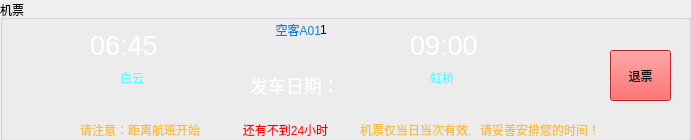
<?xml version="1.0" encoding="UTF-8"?>
<ui version="4.0">
 <class>ticket</class>
 <widget class="QWidget" name="ticket">
  <property name="geometry">
   <rect>
    <x>0</x>
    <y>0</y>
    <width>691</width>
    <height>140</height>
   </rect>
  </property>
  <property name="windowTitle">
   <string>Form</string>
  </property>
  <property name="styleSheet">
   <string notr="true">QLabel#lbl_start,#lbl_end{color:rgb(85,255,255)}
QLabel#lbl_before,#lbl_flghtid{color:#0985d9}
QLabel#lbl_1,#lbl_2,#lbl_info{color:#f6bd40}
QPushButton#btn_cancel{background:#ff3333}
QLabel#lbl_date{color:white;font:18px}
QLabel#lbl_during{color: transparent}
</string>
  </property>
  <widget class="QGroupBox" name="groupBox">
   <property name="geometry">
    <rect>
     <x>0</x>
     <y>0</y>
     <width>691</width>
     <height>141</height>
    </rect>
   </property>
   <property name="title">
    <string>机票</string>
   </property>
   <widget class="QWidget" name="widget" native="true">
    <property name="geometry">
     <rect>
      <x>10</x>
      <y>20</y>
      <width>681</width>
      <height>121</height>
     </rect>
    </property>
    <widget class="QLabel" name="lbl_flightid">
     <property name="geometry">
      <rect>
       <x>310</x>
       <y>0</y>
       <width>51</width>
       <height>19</height>
      </rect>
     </property>
     <property name="text">
      <string>1</string>
     </property>
    </widget>
    <widget class="QLabel" name="lbl_time_start">
     <property name="geometry">
      <rect>
       <x>80</x>
       <y>0</y>
       <width>91</width>
       <height>51</height>
      </rect>
     </property>
     <property name="font">
      <font>
       <pointsize>20</pointsize>
      </font>
     </property>
     <property name="text">
      <string>&lt;html&gt;&lt;head/&gt;&lt;body&gt;&lt;p&gt;&lt;span style=&quot; color:#ffffff;&quot;&gt;06:45&lt;/span&gt;&lt;/p&gt;&lt;/body&gt;&lt;/html&gt;</string>
     </property>
    </widget>
    <widget class="QLabel" name="lbl_time_end">
     <property name="geometry">
      <rect>
       <x>400</x>
       <y>0</y>
       <width>91</width>
       <height>51</height>
      </rect>
     </property>
     <property name="font">
      <font>
       <pointsize>20</pointsize>
      </font>
     </property>
     <property name="text">
      <string>&lt;html&gt;&lt;head/&gt;&lt;body&gt;&lt;p&gt;&lt;span style=&quot; color:#ffffff;&quot;&gt;09:00&lt;/span&gt;&lt;/p&gt;&lt;/body&gt;&lt;/html&gt;</string>
     </property>
    </widget>
    <widget class="QLabel" name="lbl_start">
     <property name="geometry">
      <rect>
       <x>110</x>
       <y>50</y>
       <width>54</width>
       <height>16</height>
      </rect>
     </property>
     <property name="text">
      <string>白云</string>
     </property>
    </widget>
    <widget class="QLabel" name="lbl_end">
     <property name="geometry">
      <rect>
       <x>420</x>
       <y>50</y>
       <width>54</width>
       <height>16</height>
      </rect>
     </property>
     <property name="text">
      <string>虹桥</string>
     </property>
    </widget>
    <widget class="QLabel" name="lbl_during">
     <property name="geometry">
      <rect>
       <x>260</x>
       <y>30</y>
       <width>71</width>
       <height>20</height>
      </rect>
     </property>
     <property name="text">
      <string>2小时15分</string>
     </property>
    </widget>
    <widget class="QLabel" name="lbl_arrow">
     <property name="geometry">
      <rect>
       <x>250</x>
       <y>20</y>
       <width>81</width>
       <height>31</height>
      </rect>
     </property>
     <property name="text">
      <string/>
     </property>
     <property name="pixmap">
      <pixmap resource="../res.qrc">:/res/arrow_right.svg</pixmap>
     </property>
     <property name="scaledContents">
      <bool>true</bool>
     </property>
    </widget>
    <widget class="QPushButton" name="btn_cancel">
     <property name="geometry">
      <rect>
       <x>600</x>
       <y>30</y>
       <width>61</width>
       <height>51</height>
      </rect>
     </property>
     <property name="text">
      <string>退票</string>
     </property>
    </widget>
    <widget class="QLabel" name="lbl_before">
     <property name="geometry">
      <rect>
       <x>250</x>
       <y>0</y>
       <width>61</width>
       <height>19</height>
      </rect>
     </property>
     <property name="text">
      <string>空客A01</string>
     </property>
     <property name="alignment">
      <set>Qt::AlignmentFlag::AlignRight|Qt::AlignmentFlag::AlignTrailing|Qt::AlignmentFlag::AlignVCenter</set>
     </property>
    </widget>
    <widget class="QLabel" name="lbl_date">
     <property name="geometry">
      <rect>
       <x>240</x>
       <y>50</y>
       <width>181</width>
       <height>31</height>
      </rect>
     </property>
     <property name="text">
      <string>发车日期：</string>
     </property>
    </widget>
    <widget class="QLabel" name="lbl_info">
     <property name="geometry">
      <rect>
       <x>350</x>
       <y>100</y>
       <width>161</width>
       <height>19</height>
      </rect>
     </property>
     <property name="text">
      <string>机票仅当日当次有效,</string>
     </property>
    </widget>
    <widget class="QLabel" name="lbl_1">
     <property name="geometry">
      <rect>
       <x>70</x>
       <y>100</y>
       <width>191</width>
       <height>19</height>
      </rect>
     </property>
     <property name="text">
      <string>请注意：距离航班开始</string>
     </property>
    </widget>
    <widget class="QLabel" name="lbl_time">
     <property name="geometry">
      <rect>
       <x>210</x>
       <y>100</y>
       <width>131</width>
       <height>20</height>
      </rect>
     </property>
     <property name="text">
      <string>&lt;html&gt;&lt;head/&gt;&lt;body&gt;&lt;p align=&quot;center&quot;&gt;&lt;span style=&quot; color:#ff0000;&quot;&gt;还有不到24小时&lt;/span&gt;&lt;/p&gt;&lt;/body&gt;&lt;/html&gt;</string>
     </property>
    </widget>
    <widget class="QLabel" name="lbl_2">
     <property name="geometry">
      <rect>
       <x>470</x>
       <y>100</y>
       <width>251</width>
       <height>19</height>
      </rect>
     </property>
     <property name="text">
      <string>请妥善安排您的时间！</string>
     </property>
    </widget>
   </widget>
  </widget>
 </widget>
 <resources>
  <include location="../res.qrc"/>
 </resources>
 <connections/>
</ui>
